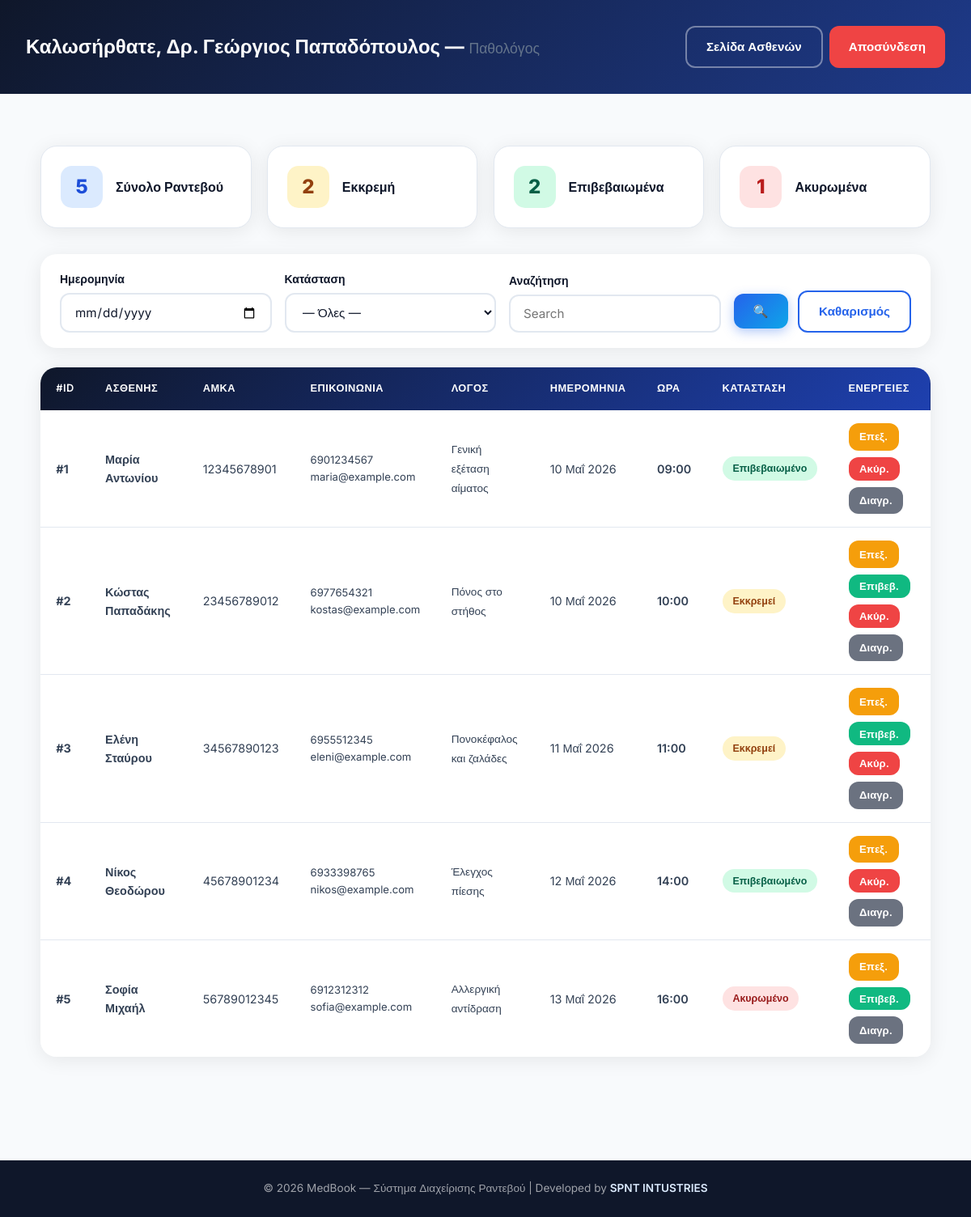
Page /dashboard.php (signed in) on the committed database.
### tables this page shows
CREATE TABLE IF NOT EXISTS appointments (
    id                INT AUTO_INCREMENT PRIMARY KEY,
    doctor_id         INT          NOT NULL,
    `patient_name` varchar(100) NOT NULL,
  `amka` varchar(11) NOT NULL,
  `patient_phone` varchar(20) NOT NULL,
    patient_email     VARCHAR(100) NOT NULL,
    visit_reason      TEXT         NOT NULL,
    appointment_date  DATE         NOT NULL,
    appointment_time  TIME         NOT NULL,
    status            ENUM('pending','confirmed','cancelled') NOT NULL DEFAULT 'pending',
    notes             TEXT         NULL,
    created_at        TIMESTAMP    DEFAULT CURRENT_TIMESTAMP,
    FOREIGN KEY (doctor_id) REFERENCES doctors(id) ON DELETE CASCADE,
     
    UNIQUE KEY unique_appointment (doctor_id, appointment_date, appointment_time)
);

### dashboard.php (the view, shortened to what this page needs)
<?php
$doctorId   = (int)$_SESSION['doctor_id'];
$doctorName = htmlspecialchars($_SESSION['doctor_name'] ?? 'Ιατρός');
$csrf = $_SESSION['csrf_token'];
$pdo = getDB();
$filterDate   = trim($_GET['date']   ?? '');
$where  = ['doctor_id = :doctor_id'];
$params = [':doctor_id' => $doctorId];
$whereSQL = implode(' AND ', $where);
$statStmt = $pdo->prepare(
    "SELECT
       COUNT(*) AS total,
       SUM(status = 'pending')   AS pending,
       SUM(status = 'confirmed') AS confirmed,
       SUM(status = 'cancelled') AS cancelled
     FROM appointments
     WHERE doctor_id = :doctor_id"
);
$statStmt->execute([':doctor_id' => $doctorId]);
$stats = $statStmt->fetch();
$apptStmt = $pdo->prepare(
    "SELECT id, patient_name, amka, patient_phone, patient_email,
            visit_reason, appointment_date, appointment_time, status, created_at
     FROM appointments
     WHERE {$whereSQL}
     ORDER BY appointment_date ASC, appointment_time ASC"
);
$apptStmt->execute($params);
$appointments = $apptStmt->fetchAll();
$statusLabel = ['pending'=>'Εκκρεμεί','confirmed'=>'Επιβεβαιωμένο','cancelled'=>'Ακυρωμένο'];
$statusClass = ['pending'=>'status-pending','confirmed'=>'status-confirmed','cancelled'=>'status-cancelled'];
$statusDot   = ['pending'=>'','confirmed'=>'','cancelled'=>''];
function greekDate(string $dateStr): string {
    $months = ['01'=>'Ιαν','02'=>'Φεβ','03'=>'Μαρ','04'=>'Απρ','05'=>'Μαΐ','06'=>'Ιουν',
               '07'=>'Ιουλ','08'=>'Αυγ','09'=>'Σεπ','10'=>'Οκτ','11'=>'Νοε','12'=>'Δεκ'];
    [$y, $m, $d] = explode('-', $dateStr);
    return "{$d} " . ($months[$m] ?? $m) . " {$y}";
}
?>
<!DOCTYPE html>
<html lang="el">
<head>
  <link rel="stylesheet" href="css/style.css?v=5">
</head>
<body>
<div class="dash-header">
  <div>
    <h2 style="margin: 0;">Καλωσήρθατε, <?= $doctorName ?> &mdash; <span style="font-weight: normal; font-size: 1.1rem; color: var(--text-muted);"><?= htmlspecialchars($_SESSION['doctor_spec'] ?? '') ?></span></h2>
  </div>
  <div class="flex gap-1 flex-wrap">
    <a href="index.php" class="btn btn-outline" style="color:#fff;border-color:rgba(255,255,255,0.4);">Σελίδα Ασθενών</a>
    <a href="logout.php" class="btn btn-danger">Αποσύνδεση</a>
  </div>
</div>
<div class="container section">
  <div class="stats-grid">
    <div class="stat-card">
      <div class="stat-icon blue" style="font-weight: 800; color: var(--primary-dark);"><?= (int)$stats['total'] ?></div>
      <div>
        <div class="stat-label" style="font-size: 1rem; font-weight: 600; color: var(--dark); margin-top: 0;">Σύνολο Ραντεβού</div>
      </div>
    </div>
    <div class="stat-card">
      <div class="stat-icon yellow" style="font-weight: 800; color: #92400e;"><?= (int)$stats['pending'] ?></div>
      <div>
        <div class="stat-label" style="font-size: 1rem; font-weight: 600; color: var(--dark); margin-top: 0;">Εκκρεμή</div>
      </div>
    </div>
    <div class="stat-card">
      <div class="stat-icon green" style="font-weight: 800; color: #065f46;"><?= (int)$stats['confirmed'] ?></div>
      <div>
        <div class="stat-label" style="font-size: 1rem; font-weight: 600; color: var(--dark); margin-top: 0;">Επιβεβαιωμένα</div>
      </div>
    </div>
    <div class="stat-card">
      <div class="stat-icon red" style="font-weight: 800; color: #b91c1c;"><?= (int)$stats['cancelled'] ?></div>
      <div>
        <div class="stat-label" style="font-size: 1rem; font-weight: 600; color: var(--dark); margin-top: 0;">Ακυρωμένα</div>
      </div>
    </div>
  </div>
  <form method="GET" action="dashboard.php">
    <div class="filters-bar">
      <div class="form-group">
        <label for="date">Ημερομηνία</label>
        <input type="date" id="date" name="date" value="<?= htmlspecialchars($filterDate) ?>">
      </div>
      <div class="form-group">
        <label for="status">Κατάσταση</label>
        <select id="status" name="status">
          <option value="">— Όλες —</option>
        </select>
      </div>
      <div class="form-group">
        <label for="tableSearch">Αναζήτηση</label>
        <input type="text" id="tableSearch" placeholder="Search">
      </div>
      <div>
        <button type="submit" class="btn btn-primary">🔍</button>
        <a href="dashboard.php" class="btn btn-outline" style="margin-left:0.5rem;">Καθαρισμός</a>
      </div>
    </div>
  </form>
  <?php if (empty($appointments)): ?>
    <div class="alert alert-info">Δεν βρέθηκαν ραντεβού με τα επιλεγμένα φίλτρα.</div>
  <?php else: ?>
  <div class="table-wrapper">
    <table>
      <thead>
        <tr>
          <th>#ID</th>
          <th>Ασθενής</th>
          <th>ΑΜΚΑ</th>
          <th>Επικοινωνία</th>
          <th>Λόγος</th>
          <th>Ημερομηνία</th>
          <th>Ώρα</th>
          <th>Κατάσταση</th>
          <th>Ενέργειες</th>
        </tr>
      </thead>
      <tbody>
        <?php foreach ($appointments as $a): ?>
        <tr>
          <td><strong>#<?= (int)$a['id'] ?></strong></td>
          <td>
            <strong><?= htmlspecialchars($a['patient_name']) ?></strong>
          </td>
          <td><?= htmlspecialchars($a['amka'] ?? '') ?></td>
          <td>
            <div style="font-size:0.82rem;">
              <?= htmlspecialchars($a['patient_phone']) ?><br>
              <?= htmlspecialchars($a['patient_email']) ?>
            </div>
          </td>
          <td style="max-width:180px;">
            <span title="<?= htmlspecialchars($a['visit_reason']) ?>" style="font-size:0.85rem;">
              <?= htmlspecialchars(mb_substr($a['visit_reason'], 0, 50)) ?>
            </span>
          </td>
          <td style="white-space:nowrap;"><?= greekDate($a['appointment_date']) ?></td>
          <td style="white-space:nowrap;font-weight:600;"><?= htmlspecialchars(substr($a['appointment_time'],0,5)) ?></td>
          <td>
            <span class="status-badge <?= $statusClass[$a['status']] ?>">
              <?= $statusDot[$a['status']] ?> <?= $statusLabel[$a['status']] ?>
            </span>
          </td>
          <td>
            <div class="flex gap-1 flex-wrap">
              <a href="edit_appointment.php?id=<?= (int)$a['id'] ?>" class="btn btn-warning btn-sm" title="Επεξεργασία">Επεξ.</a>
              <?php if ($a['status'] !== 'confirmed'): ?>
              <button class="btn btn-success btn-sm btn-status"
                      data-id="<?= (int)$a['id'] ?>" data-status="confirmed" title="Επιβεβαίωση">Επιβεβ.</button>
              <?php endif; ?>
              <?php if ($a['status'] !== 'cancelled'): ?>
              <button class="btn btn-danger btn-sm btn-status"
                      data-id="<?= (int)$a['id'] ?>" data-status="cancelled" title="Ακύρωση">Ακύρ.</button>
              <?php endif; ?>
              <a href="delete_appointment.php?id=<?= (int)$a['id'] ?>&csrf_token=<?= urlencode($csrf) ?>"
                 class="btn btn-sm btn-delete-confirm"
                 style="background:#6b7280;color:#fff;" title="Διαγραφή">Διαγρ.</a>
            </div>
          </td>
        </tr>
        <?php endforeach; ?>
      </tbody>
    </table>
  </div>
  <?php endif; ?>
</div>
<footer>
  <p>© 2026 MedBook &mdash; Σύστημα Διαχείρισης Ραντεβού | Developed by <span>SPNT INTUSTRIES </span></p>
</footer>
</body>
</html>

### rows in the picture
appointments: id "1", patient_name "Μαρία Αντωνίου", amka "12345678901", patient_phone "6901234567", patient_email "maria@example.com", visit_reason "Γενική εξέταση αίματος", appointment_date "10 Μαΐ 2026", appointment_time "09:00", status "Επιβεβαιωμένο"
appointments: id "2", patient_name "Κώστας Παπαδάκης", amka "23456789012", patient_phone "6977654321", patient_email "kostas@example.com", visit_reason "Πόνος στο στήθος", appointment_date "10 Μαΐ 2026", appointment_time "10:00", status "Εκκρεμεί"
appointments: id "3", patient_name "Ελένη Σταύρου", amka "34567890123", patient_phone "6955512345", patient_email "eleni@example.com", visit_reason "Πονοκέφαλος και ζαλάδες", appointment_date "11 Μαΐ 2026", appointment_time "11:00", status "Εκκρεμεί"
appointments: id "4", patient_name "Νίκος Θεοδώρου", amka "45678901234", patient_phone "6933398765", patient_email "nikos@example.com", visit_reason "Έλεγχος πίεσης", appointment_date "12 Μαΐ 2026", appointment_time "14:00", status "Επιβεβαιωμένο"
appointments: id "5", patient_name "Σοφία Μιχαήλ", amka "56789012345", patient_phone "6912312312", patient_email "sofia@example.com", visit_reason "Αλλεργική αντίδραση", appointment_date "13 Μαΐ 2026", appointment_time "16:00", status "Ακυρωμένο"

### other values in the picture
$doctorName "Δρ. Γεώργιος Παπαδόπουλος"
$_SESSION['doctor_spec'] "Παθολόγος"
$stats['total'] "5"
$stats['pending'] "2"
$stats['confirmed'] "2"
$stats['cancelled'] "1"
